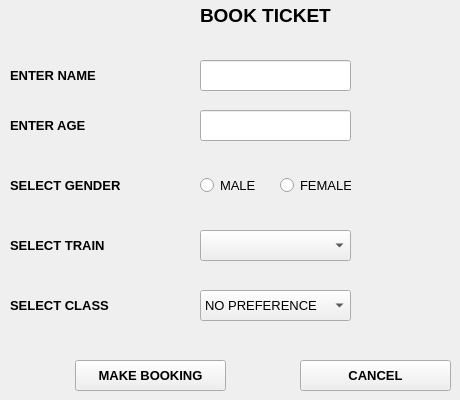
    <widget class="QWidget" name="TktbookPage">
     <widget class="QLabel" name="label_18">
      <property name="geometry">
       <rect>
        <x>10</x>
        <y>60</y>
        <width>141</width>
        <height>31</height>
       </rect>
      </property>
      <property name="font">
       <font>
        <pointsize>10</pointsize>
        <weight>75</weight>
        <bold>true</bold>
       </font>
      </property>
      <property name="text">
       <string>ENTER NAME</string>
      </property>
     </widget>
     <widget class="QLabel" name="label_19">
      <property name="geometry">
       <rect>
        <x>10</x>
        <y>110</y>
        <width>141</width>
        <height>31</height>
       </rect>
      </property>
      <property name="font">
       <font>
        <pointsize>10</pointsize>
        <weight>75</weight>
        <bold>true</bold>
       </font>
      </property>
      <property name="text">
       <string>ENTER AGE</string>
      </property>
     </widget>
     <widget class="QLabel" name="label_20">
      <property name="geometry">
       <rect>
        <x>10</x>
        <y>170</y>
        <width>131</width>
        <height>31</height>
       </rect>
      </property>
      <property name="font">
       <font>
        <pointsize>10</pointsize>
        <weight>75</weight>
        <bold>true</bold>
       </font>
      </property>
      <property name="text">
       <string>SELECT GENDER</string>
      </property>
     </widget>
     <widget class="QLabel" name="label_24">
      <property name="geometry">
       <rect>
        <x>10</x>
        <y>230</y>
        <width>131</width>
        <height>31</height>
       </rect>
      </property>
      <property name="font">
       <font>
        <pointsize>10</pointsize>
        <weight>75</weight>
        <bold>true</bold>
       </font>
      </property>
      <property name="text">
       <string>SELECT TRAIN</string>
      </property>
     </widget>
     <widget class="QLineEdit" name="lineEdit_11">
      <property name="geometry">
       <rect>
        <x>200</x>
        <y>60</y>
        <width>151</width>
        <height>31</height>
       </rect>
      </property>
      <property name="font">
       <font>
        <pointsize>10</pointsize>
       </font>
      </property>
     </widget>
     <widget class="QLineEdit" name="lineEdit_12">
      <property name="geometry">
       <rect>
        <x>200</x>
        <y>110</y>
        <width>151</width>
        <height>31</height>
       </rect>
      </property>
      <property name="font">
       <font>
        <pointsize>10</pointsize>
       </font>
      </property>
     </widget>
     <widget class="QRadioButton" name="radioButton">
      <property name="geometry">
       <rect>
        <x>200</x>
        <y>170</y>
        <width>71</width>
        <height>31</height>
       </rect>
      </property>
      <property name="font">
       <font>
        <pointsize>10</pointsize>
       </font>
      </property>
      <property name="text">
       <string>MALE</string>
      </property>
     </widget>
     <widget class="QRadioButton" name="radioButton_2">
      <property name="geometry">
       <rect>
        <x>280</x>
        <y>170</y>
        <width>71</width>
        <height>31</height>
       </rect>
      </property>
      <property name="font">
       <font>
        <pointsize>10</pointsize>
       </font>
      </property>
      <property name="text">
       <string>FEMALE</string>
      </property>
     </widget>
     <widget class="QComboBox" name="comboBox_3">
      <property name="geometry">
       <rect>
        <x>200</x>
        <y>230</y>
        <width>151</width>
        <height>31</height>
       </rect>
      </property>
      <property name="font">
       <font>
        <pointsize>10</pointsize>
       </font>
      </property>
     </widget>
     <widget class="QLabel" name="label_27">
      <property name="geometry">
       <rect>
        <x>10</x>
        <y>290</y>
        <width>131</width>
        <height>31</height>
       </rect>
      </property>
      <property name="font">
       <font>
        <pointsize>10</pointsize>
        <weight>75</weight>
        <bold>true</bold>
       </font>
      </property>
      <property name="text">
       <string>SELECT CLASS</string>
      </property>
     </widget>
     <widget class="QComboBox" name="comboBox_5">
      <property name="geometry">
       <rect>
        <x>200</x>
        <y>290</y>
        <width>151</width>
        <height>31</height>
       </rect>
      </property>
      <property name="font">
       <font>
        <pointsize>10</pointsize>
       </font>
      </property>
      <item>
       <property name="text">
        <string>NO PREFERENCE</string>
       </property>
      </item>
      <item>
       <property name="text">
        <string>FIRST CLASS</string>
       </property>
      </item>
      <item>
       <property name="text">
        <string>SECOND CLASS</string>
       </property>
      </item>
      <item>
       <property name="text">
        <string>SLEEPER</string>
       </property>
      </item>
     </widget>
     <widget class="QPushButton" name="MakeBookBtn">
      <property name="geometry">
       <rect>
        <x>75</x>
        <y>360</y>
        <width>151</width>
        <height>31</height>
       </rect>
      </property>
      <property name="font">
       <font>
        <pointsize>10</pointsize>
        <weight>75</weight>
        <bold>true</bold>
       </font>
      </property>
      <property name="text">
       <string>MAKE BOOKING</string>
      </property>
     </widget>
     <widget class="QPushButton" name="CancBookBtn">
      <property name="geometry">
       <rect>
        <x>300</x>
        <y>360</y>
        <width>151</width>
        <height>31</height>
       </rect>
      </property>
      <property name="font">
       <font>
        <pointsize>10</pointsize>
        <weight>75</weight>
        <bold>true</bold>
       </font>
      </property>
      <property name="text">
       <string>CANCEL</string>
      </property>
     </widget>
     <widget class="QLabel" name="label_17">
      <property name="geometry">
       <rect>
        <x>200</x>
        <y>0</y>
        <width>161</width>
        <height>31</height>
       </rect>
      </property>
      <property name="font">
       <font>
        <pointsize>14</pointsize>
        <weight>75</weight>
        <bold>true</bold>
       </font>
      </property>
      <property name="text">
       <string>BOOK TICKET</string>
      </property>
     </widget>
    </widget>
